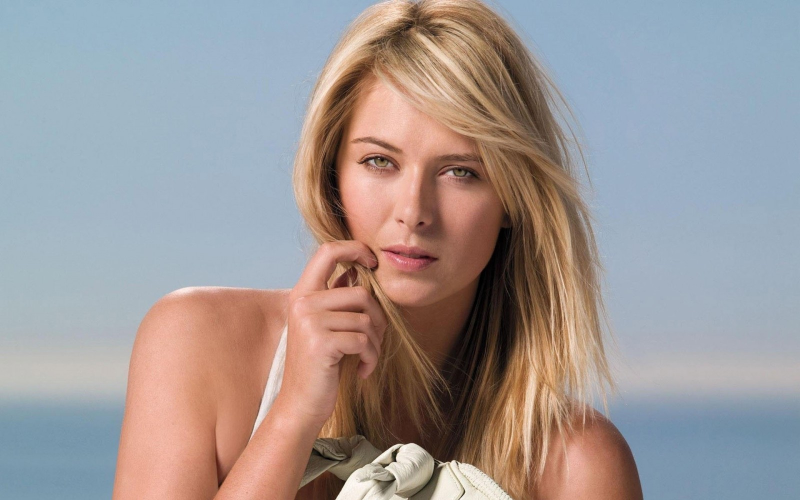
#> input picture SportsPersonClassifier/model/test_images/sharapova1.jpg, 1600 x 1000 px (shown at 1/2 size)
$ jupyter execute --allow-errors Sports_Person_Classifier_Model.ipynb   (shell and % lines are left out)
#> lines starting #> are read from the running program, lines starting #| are printed output that depends on the picture; after the words box and inside, x2 and y2 are one past the last pixel; in counts of white or black regions, pixels touching at a corner belong together
# Project: Sports_Person_Classifier_Model

## Step1: Data Collection

Images of below mentioned sports personalities are collected from google using Fatkun Chrom extension
* lionel_messi,
* maria_sharapova,
* roger_federer,
* serena_williams,
* virat_kohli

## Step2: Data Cleaning

<h3 style='color:green'> (1) Preprocessing: Detect face and eyes </h3>

using Haar cascade techinue

[cell 1]
# import library
import numpy as np
import cv2
import matplotlib.pyplot as plt

[cell 2]
#read the image and store it in variable
img = cv2.imread('./test_images/sharapova1.jpg')
#> img is the input picture: shape (1000, 1600, 3); mean B, G, R 150.6, 151.2, 159
img.shape
#> Out = (1000, 1600, 3)

[cell 3]
#plot the image from variable
plt.imshow(img)

<h3 style='color:green'> a) Data Preprocessing : Convert the image to Gray image </h3>

[cell 4]
#convert the image into gray
gray = cv2.cvtColor(img, cv2.COLOR_BGR2GRAY)
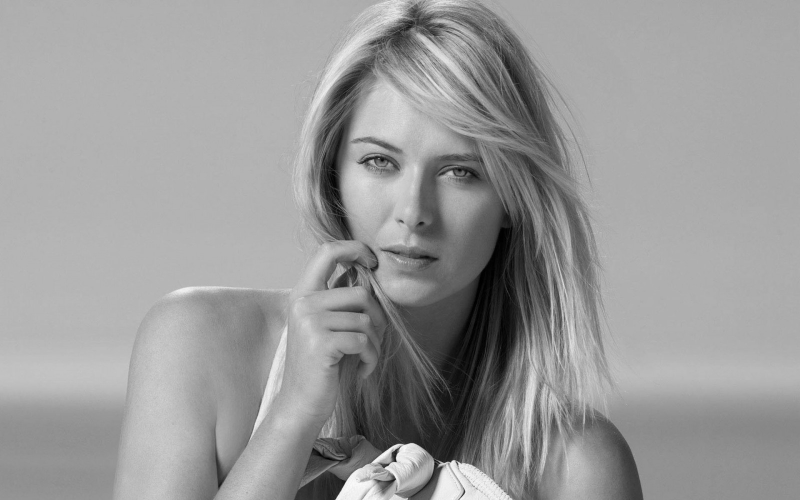
#> gray: shape (1000, 1600) (shown at 1/2 size); min 0, max 254, mean 153.4
gray.shape
#> Out = (1000, 1600)

[cell 5]
plt.imshow(gray, cmap='gray')

[cell 6]
gray

<h3 style='color:green'> Detect the face/eyes using HaarCascade API</h3>

[cell 7]
#use haarcascade api(downloaded from Github) to detect the face and save face details in the variable#
face_cascade = cv2.CascadeClassifier('./opencv/haarcascades/haarcascade_frontalface_default.xml')
eye_cascade = cv2.CascadeClassifier('./opencv/haarcascades/haarcascade_eye.xml')
faces = face_cascade.detectMultiScale(gray,1.3,5)
#> faces = [[628, 178, 414, 414]]
faces
#> Out = [[628, 178, 414, 414]]

[cell 8]
(x,y,w,h) = faces[0]
#> x = 628; y = 178; w = 414; h = 414
x,y,w,h
#> Out = (628, 178, 414, 414)

[cell 9]
#mark rectangle over the face area in the image
face_img  = cv2.rectangle(img,(x,y),(x+w,y+h),(255,0,0),5)

#plot the image
plt.imshow(face_img)

[cell 10]
#Detecting face/eyes with rectangular - Using HaarCascade
cv2.destroyAllWindows()
for (x,y,w,h) in faces:
    face_img = cv2.rectangle(img,(x,y),(x+w,y+h),(255,0,0),5)
    roi_gray = gray[y:y+h, x:x+w]
    roi_color = img[y:y+h, x:x+w]
    eyes = eye_cascade.detectMultiScale(roi_gray)
    for (ex,ey,ew,eh) in eyes:
        cv2.rectangle(roi_color,(ex,ey),(ex+ew,ey+eh),(0,255,0),5)
#> this loop made 1 pass
#> (x, y, w, h, eyes) on pass 1: (628, 178, 414, 414, [[88, 104, 84, 84], [256, 130, 79, 79], [16, 326, 88, 88]])
#> pass 1, `roi_gray = gray[y:y+h, x:x+w]`:
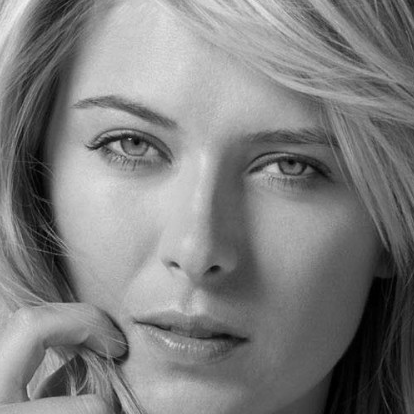
#> roi_gray: shape (414, 414); min 0, max 240, mean 126.5
#> pass 1, `roi_color = img[y:y+h, x:x+w]`:
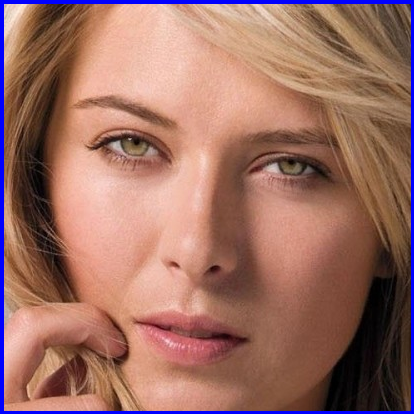
#> roi_color: shape (414, 414, 3); mean B, G, R 99.8, 110.7, 156.7
#> after the loop:
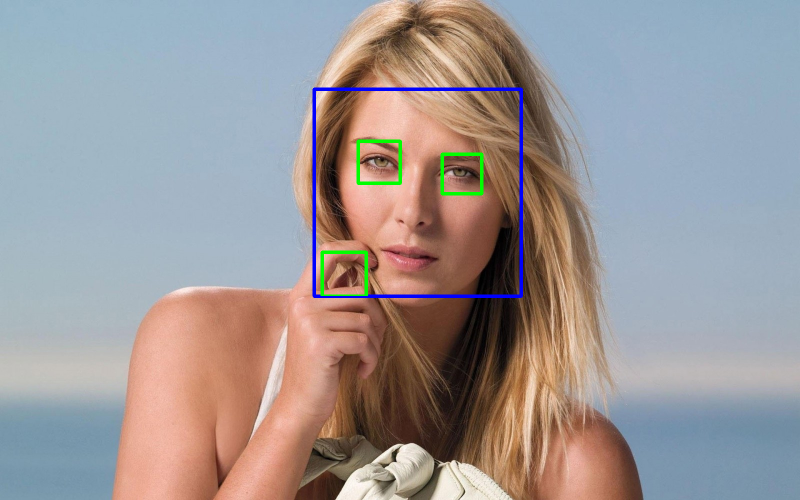
#> img: shape (1000, 1600, 3) (shown at 1/2 size); mean B, G, R 151.3, 150.9, 157.1
#> after the loop:
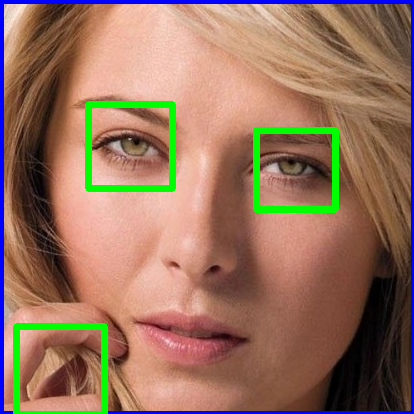
#> roi_color: shape (414, 414, 3); 3.85% of pixels changed, all inside (x1, y1, x2, y2) = (13, 101, 339, 414)

plt.figure()
plt.imshow(face_img,cmap ='gray')
plt.show()

[cell 11]
#plot the cropped image - area of interest
plt.imshow(roi_color,cmap='gray')

<h3 style='color:green'> (2) Preprocessing: Crop the facial region of the image </h3>
Load image, detect face. If eyes >=2, then save and crop the face region

[cell 12]
# write a function to crop the face from mutliple images

def get_cropped_images_if_2_eyes(img_path):
#> called with img_path = './test_images/sharapova1.jpg'
        img = cv2.imread(img_path)
        gray = cv2.cvtColor(img, cv2.COLOR_BGR2GRAY)
        faces = face_cascade.detectMultiScale(gray, 1.3, 5)
#> faces = [[628, 178, 414, 414]]
        for (x,y,w,h) in faces:
            roi_gray = gray[y:y+h, x:x+w]
            roi_color = img[y:y+h, x:x+w]
            eyes = eye_cascade.detectMultiScale(roi_gray)
            if len(eyes)>=2:
                return roi_color
#> this loop made 1 pass
#> pass 1, in get_cropped_images_if_2_eyes, `roi_color = img[y:y+h, x:x+w]`:
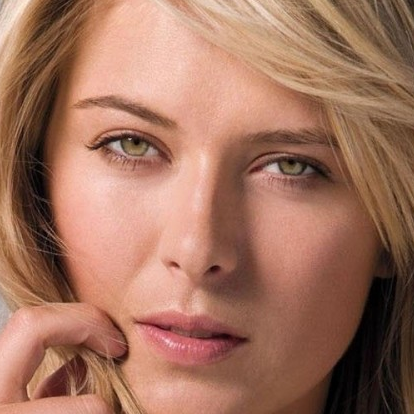
#> roi_color: shape (414, 414, 3); mean B, G, R 94.4, 114.6, 162

[cell 13]
cropped_image = get_cropped_images_if_2_eyes('./test_images/sharapova1.jpg')
plt.imshow(cropped_image)

[cell 14]
#image without 2 eyes
obstructed_img = cv2.imread('./test_images/sharapova2.jpg')
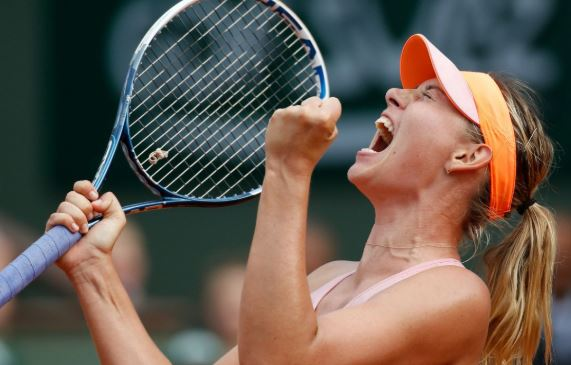
#> input picture SportsPersonClassifier/model/test_images/sharapova2.JPG, 571 x 365 px, found by its file name
#> obstructed_img is the input picture: shape (365, 571, 3); mean B, G, R 80.8, 91, 102.6
plt.imshow(obstructed_img)

[cell 15]
#image without 2eyes is not cropped by this function
cropped_image_no_2_eyes = get_cropped_images_if_2_eyes('./test_images/sharapova2.jpg')
#> call 2 of get_cropped_images_if_2_eyes, with img_path = './test_images/sharapova2.jpg'
#> in get_cropped_images_if_2_eyes (call 2), `gray = cv2.cvtColor(img, cv2.COLOR_BGR2GRAY)`:
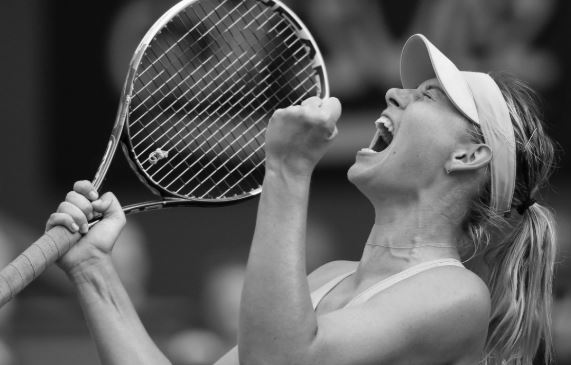
#> gray: shape (365, 571); min 0, max 254, mean 93.3
#> in get_cropped_images_if_2_eyes (call 2), `faces = face_cascade.detectMultiScale(gray, 1.3, 5)`: faces = ()
cropped_image_no_2_eyes

[cell 16]
#assigning the source and target folders in the 2 different variables
path_to_data = "./dataset/"
path_to_cr_data = "./dataset/cropped/"

[cell 17]
#use lib "os" to initialise all directories in the array
import os
img_dirs =[]
for entry in os.scandir(path_to_data):
    if entry.is_dir():
        img_dirs.append(entry.path)

[cell 18]
img_dirs

[cell 19]
import shutil
if os.path.exists(path_to_cr_data):
    shutil.rmtree(path_to_cr_data)
os.mkdir(path_to_cr_data)

[cell 20]
#write function to crop face from the image dataset
cropped_images_dir = []
celebrity_file_names_dict = {}

#> (the rest of this cell did not finish here and is left out)

        if roi_color is not None:
            cropped_folder = path_to_cr_data + celebirity_name
            if not os.path.exists(cropped_folder):
                os.makedirs(cropped_folder)
                cropped_images_dir.append(cropped_folder)
                print("Folder Generated", cropped_folder)

            cropped_file_name = celebirity_name + str(count) + ".png"
            cropped_file_path = cropped_folder + "/" + cropped_file_name

            cv2.imwrite(cropped_file_path, roi_color)
            celebrity_file_names_dict[celebirity_name].append(cropped_file_path)
            count+=1

### Manually examine and delete the cropped images in the cropped folder

After manually deleting the invalid photos, need to restore the dictionary(celebrity_file_names_dict) with exact file names

[cell 21]
celebrity_file_names_dict = {}
for img_dir in cropped_images_dir:
    celebrity_name = img_dir.split('/')[-1]
    file_list = []
    for entry in os.scandir(img_dir):
        file_list.append(entry.path)
    celebrity_file_names_dict[celebrity_name] = file_list
celebrity_file_names_dict

<h3 style='color=green'> (3) Preprocessing: Use wavelet transform as a feature for traning our model </h3>
Wavelet transform

#> (a cell that did not finish here is left out)

#> (a cell that did not finish here is left out)

[cell 24]
class_dict = {}
count = 0
for celebirity_name in celebrity_file_names_dict.keys():
    print(celebirity_name)
    class_dict[celebirity_name] = count
    count = 1+count
class_dict
